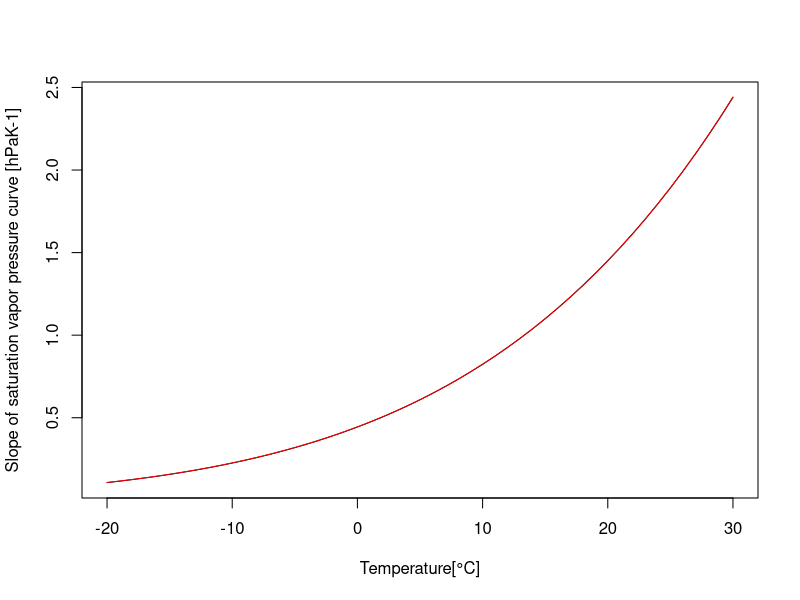

R code for this plot:
# magnus formula to compute saturation water vapor pressure
magnus_dp_exp <- function(temp) {
  return(6.11 * exp(17.3 * temp / (237.3 + temp)))
}

# latent heat for condensation of water, https://en.wikipedia.org/wiki/Latent_heat
Lv_calc <- function(temp) {
  return( (2500.8 - 2.36*temp + 0.0016*temp^2 - 0.00006*temp^3) * 1000)
}

# solpe of saturation vapor pressure - temperature curve, i.e. Clausius–Clapeyron equation
# derived from thermodynamics for standard atmospheric conditions: https://en.wikipedia.org/wiki/Clausius–Clapeyron_relation
slopeSatVapCurve_cce <- function(es, Rv, Lv, temp) {
  return(Lv * es / (Rv*temp^2))
}

# derived from integration of magnus formula (Dyck & Peschke, 1995, eq. 11.14)
slopeSatVapCurve_dp <- function(es, temp) {
  return(4098 * es /(237.3+temp)^2)
}

# comparison
temp <- seq(-20,30, by=1)

Rv <- 461.5 # gas constant of water vapor, https://en.wikipedia.org/wiki/Water_vapor, [Jkg-1K-1]
Lv <- 2264.76e3 # specific latent heat of evaporation of water, [Jkg-1]
plot(temp, slopeSatVapCurve_cce(magnus_dp_exp(temp), Rv, Lv_calc(temp), temp+273.15), type="l", xlab="Temperature[°C]", ylab="Slope of saturation vapor pressure curve [hPaK-1]")
lines(temp, slopeSatVapCurve_dp(magnus_dp_exp(temp), temp), col="red")
